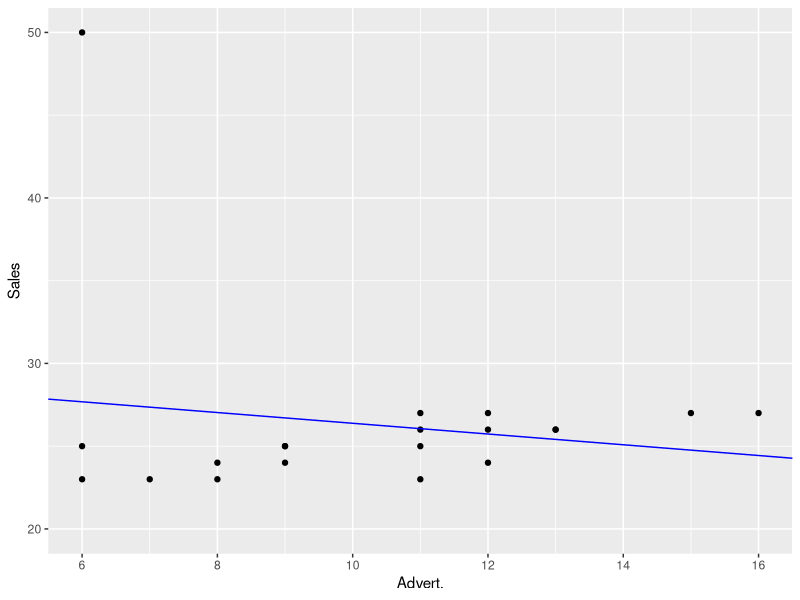
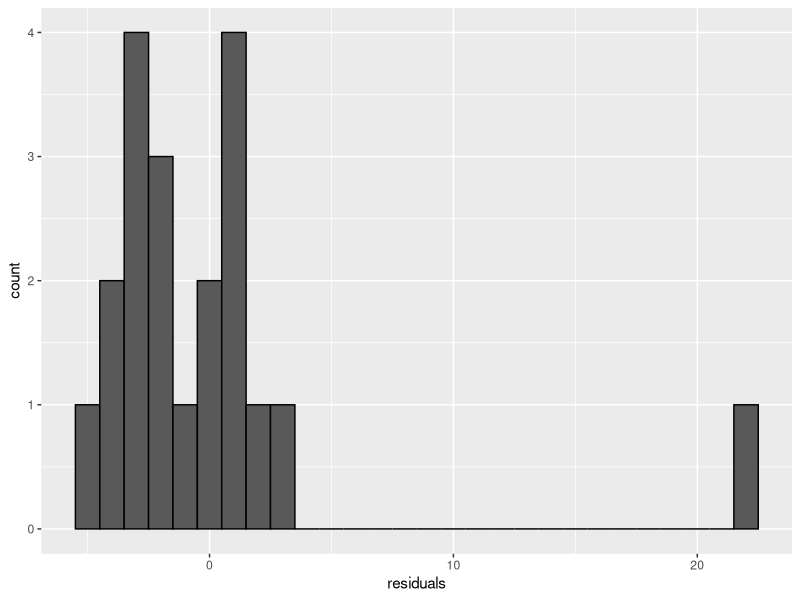
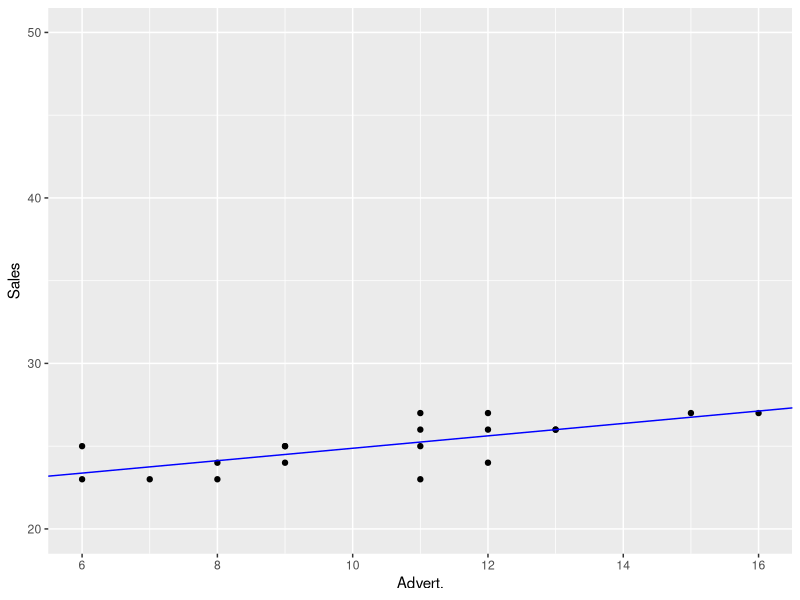

The R script that drew these images, in order:
## ---- chunk 1
knitr::opts_chunk$set(echo = TRUE)
library(ggplot2)
library(glue)

df <- read.delim(
  "../Datasets/TestExer1-sales.txt",
  header = T, 
  sep = "\t", 
  row.names = 1
)
## ---- chunk 2
model <- lm(Sales ~ Advert., data = df)
c <- coef(model)
## ---- chunk 3
ggplot(data = df, mapping = aes(x = Advert., y = Sales)) +
  geom_point() + 
  geom_abline(slope = c[2], intercept = c[1], color = "blue") +
  xlim(6, 16) + ylim(20, 50)
## ---- chunk 4
model <- lm(Sales ~ Advert., data = df)
## ---- chunk 5
c <- coef(model)

smry <- summary(model)

std <- smry$coefficients[2, 2]
t_value <- smry$coefficients[2, 3]
r_squared <- smry$r.squared
## ---- chunk 6
ggplot() + 
  aes(smry$residuals) + 
  geom_histogram(binwidth=1, colour="black") +
  xlab("residuals")
## ---- chunk 7
newdf <- df[-c(12), ]

model <- lm(Sales ~ Advert., data = newdf)
## ---- chunk 8
c <- coef(model)

ggplot(data = newdf, mapping = aes(x = Advert., y = Sales)) +
  geom_point() + 
  geom_abline(slope = c[2], intercept = c[1], color = "blue") +
  xlim(6, 16) + ylim(20, 50)
## ---- chunk 9
c <- coef(model)

smry <- summary(model)

std <- smry$coefficients[2, 2]
t_value <- smry$coefficients[2, 3]
r_squared <- smry$r.squared
